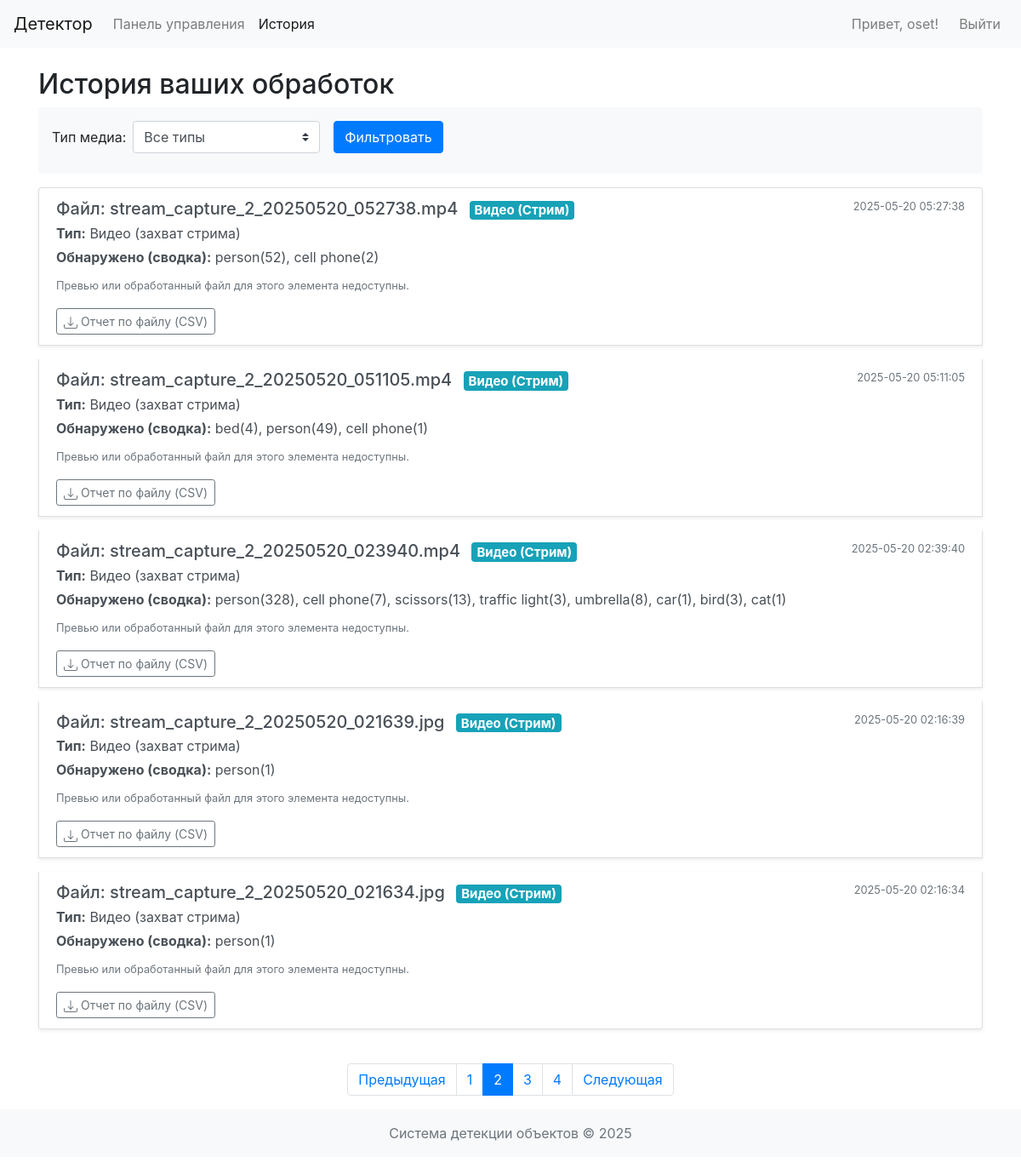
The app's page /history?page=2 (signed in) with its own data.
### app/models.py (models this page shows, shortened)
class Media(db.Model):
    __tablename__ = 'media'
    id = db.Column(db.Integer, primary_key=True)
    filename = db.Column(db.String(200), nullable=False) # Original uploaded name or generated stream video name
    file_path = db.Column(db.String(300), nullable=False) # Path to the primary file (original or stream video)
    upload_time = db.Column(db.DateTime, nullable=False, default=datetime.utcnow)
    media_type = db.Column(db.String(50), nullable=False) # 'image', 'video' (uploaded), 'stream_capture' (now a video)
    user_id = db.Column(db.Integer, db.ForeignKey('users.id'), nullable=False)
    detections = db.relationship('Detection', backref='media_source', lazy=True, cascade="all, delete-orphan")
    @property
    def media_type_rus(self):
        if self.media_type == 'image':
            return 'Изображение'
        elif self.media_type == 'video': # Uploaded video, processed into another video
            return 'Видео (загруженное)'
        elif self.media_type == 'stream_capture': # Live stream recorded as video
            return 'Видео (захват стрима)'
        return self.media_type

### app/routes.py (the view, shortened to what this page needs)
@main_bp.route('/history')
@login_required
def history_page():
    page = request.args.get('page', 1, type=int);
    user_media_q = Media.query.filter_by(user_id=session['user_id'])
    media_type_f = request.args.get('media_type')
    if media_type_f: user_media_q = user_media_q.filter(Media.media_type == media_type_f)
    pagination = user_media_q.order_by(Media.upload_time.desc()).paginate(page=page, per_page=5, error_out=False)
    items = []
    for m_item in pagination.items:
        summary = {};
        preview_img = None;
        assoc_vid = None
        if m_item.media_type == 'image':
            for d in m_item.detections: summary[d.object_class] = summary.get(d.object_class, 0) + 1
            fn = next((d.result_frame_filename for d in m_item.detections if
                       d.result_frame_filename and d.result_frame_filename.startswith("result_img_")), None)
            if not fn and m_item.filename: fn = f"result_img_{m_item.filename}"
            if fn and os.path.exists(os.path.join(current_app.config['UPLOAD_FOLDER'], fn)): preview_img = fn
        elif m_item.media_type == 'stream_capture':
            assoc_vid = m_item.filename
            if not os.path.exists(os.path.join(current_app.config['UPLOAD_FOLDER'], assoc_vid)): assoc_vid = None
            for d in m_item.detections: summary[d.object_class] = summary.get(d.object_class, 0) + 1
        items.append({'media': m_item, 'detections_summary_str': (
            ", ".join([f"{k}({v})" for k, v in summary.items()]) if summary else "Нет"),
                      'preview_image_file': preview_img, 'associated_video_file': assoc_vid})
    return render_template('history_page.html', media_items=items, pagination=pagination,
                           current_media_type_filter=media_type_f)

### app/routes.py (called while the page is built)
def login_required(f):
    @wraps(f)
    def decorated_function(*args, **kwargs):
        if 'user_id' not in session:
            flash('Пожалуйста, войдите в систему для доступа к этой странице.', 'warning')
            return redirect(url_for('main.login'))
        return f(*args, **kwargs)
    return decorated_function

### app/templates/history_page.html (shortened to what this page needs)
{% extends "base.html" %}
{% block content %}
<h2>История ваших обработок</h2>
<form method="GET" action="{{ url_for('main.history_page') }}" class="form-inline mb-3 p-3 bg-light rounded">
    <div class="form-group mr-sm-3 mb-2">
        <label for="media_type_filter" class="mr-2">Тип медиа:</label>
        <select name="media_type" id="media_type_filter" class="form-control custom-select">
            <option value="">Все типы</option>
        </select>
    </div>
    <button type="submit" class="btn btn-primary mb-2">Фильтровать</button>
</form>
{% if not media_items and (not pagination or not pagination.items) %}
<div class="alert alert-info" role="alert">
    У вас пока нет обработанных файлов, соответствующих фильтру.
</div>
{% else %}
<div class="list-group">
    {% for item_data in media_items %}
    <div class="list-group-item list-group-item-action flex-column align-items-start mb-3 shadow-sm">
        <div class="d-flex w-100 justify-content-between">
            <h5 class="mb-1">
                Файл: {{ item_data.media.filename }}
                {% if item_data.media.media_type == 'stream_capture' %}<span class="badge badge-info ml-2">Видео (Стрим)</span>
                {% elif item_data.media.media_type == 'video' %}<span class="badge badge-primary ml-2">Видео (Загрузка)</span>
                {% elif item_data.media.media_type == 'image' %}<span class="badge badge-secondary ml-2">Изображение</span>
                {% endif %}
            </h5>
            <small class="text-muted">{{ item_data.media.upload_time.strftime('%Y-%m-%d %H:%M:%S') }}</small>
        </div>
        <p class="mb-1"><span class="font-weight-bold">Тип:</span> {{ item_data.media.media_type_rus }}</p>
        <p class="mb-1"><span class="font-weight-bold">Обнаружено (сводка):</span> {{ item_data.detections_summary_str }}</p>
        {% if item_data.media.media_type == 'image' and item_data.preview_image_file %}
            <div class="mt-2">
                <p class="font-weight-bold mb-1">Результат (изображение):</p>
                <a href="{{ url_for('main.results_file', filename=item_data.preview_image_file) }}" target="_blank" title="Открыть результат">
                    <img src="{{ url_for('main.results_file', filename=item_data.preview_image_file) }}" alt="Результат обработки изображения" class="img-thumbnail" style="max-height: 150px; max-width: 200px;">
                </a>
            </div>
        {% else %}
            <p class="mt-2"><small class="text-muted">Превью или обработанный файл для этого элемента недоступны.</small></p>
        {% endif %}
        <div class="mt-2">
            <a href="{{ url_for('main.download_media_report', media_id=item_data.media.id) }}" class="btn btn-sm btn-outline-secondary">
                Отчет по файлу (CSV)
            </a>
        </div>
    </div>
    {% endfor %}
</div>
{% if pagination and pagination.pages > 1 %}
<nav aria-label="Page navigation" class="mt-4">
    <ul class="pagination justify-content-center">
        {% if pagination.has_prev %}
        <li class="page-item"><a class="page-link" href="{{ url_for('main.history_page', page=pagination.prev_num, media_type=current_media_type_filter) }}">Предыдущая</a></li>
        {% else %}
        <li class="page-item disabled"><span class="page-link">Предыдущая</span></li>
        {% endif %}
        {% for page_num in pagination.iter_pages(left_edge=1, right_edge=1, left_current=1, right_current=2) %}
            {% if page_num %}
                {% if pagination.page == page_num %}
                <li class="page-item active"><span class="page-link">{{ page_num }}</span></li>
                {% else %}
                <li class="page-item"><a class="page-link" href="{{ url_for('main.history_page', page=page_num, media_type=current_media_type_filter) }}">{{ page_num }}</a></li>
                {% endif %}
            {% else %}
            <li class="page-item disabled"><span class="page-link">...</span></li>
            {% endif %}
        {% endfor %}
        {% if pagination.has_next %}
        <li class="page-item"><a class="page-link" href="{{ url_for('main.history_page', page=pagination.next_num, media_type=current_media_type_filter) }}">Следующая</a></li>
        {% else %}
        <li class="page-item disabled"><span class="page-link">Следующая</span></li>
        {% endif %}
    </ul>
</nav>
{% endif %}
{% endif %}
{% endblock %}

### static/css/style.css (style rules this page uses)
body { padding-bottom: 20px; }

### records on screen
Media: media.filename "stream_capture_2_20250520_052738.mp4", media.upload_time "2025-05-20 05:27:38", media.media_type_rus "Видео (захват стрима)"
Media: media.filename "stream_capture_2_20250520_051105.mp4", media.upload_time "2025-05-20 05:11:05", media.media_type_rus "Видео (захват стрима)"
Media: media.filename "stream_capture_2_20250520_023940.mp4", media.upload_time "2025-05-20 02:39:40", media.media_type_rus "Видео (захват стрима)"
Media: media.filename "stream_capture_2_20250520_021639.jpg", media.upload_time "2025-05-20 02:16:39", media.media_type_rus "Видео (захват стрима)"
Media: media.filename "stream_capture_2_20250520_021634.jpg", media.upload_time "2025-05-20 02:16:34", media.media_type_rus "Видео (захват стрима)"

### other values on screen
{{ session.username }} "oset"
{{ item_data.detections_summary_str }} "person(52), cell phone(2)" "bed(4), person(49), cell phone(1)" "person(328), cell phone(7), scissors(13), traffic light(3), umbrella(8), car(1), bird(3), cat(1)" "person(1)" "person(1)"
{{ page_num }} "1" "3" "4"
{{ page_num }} "2"
